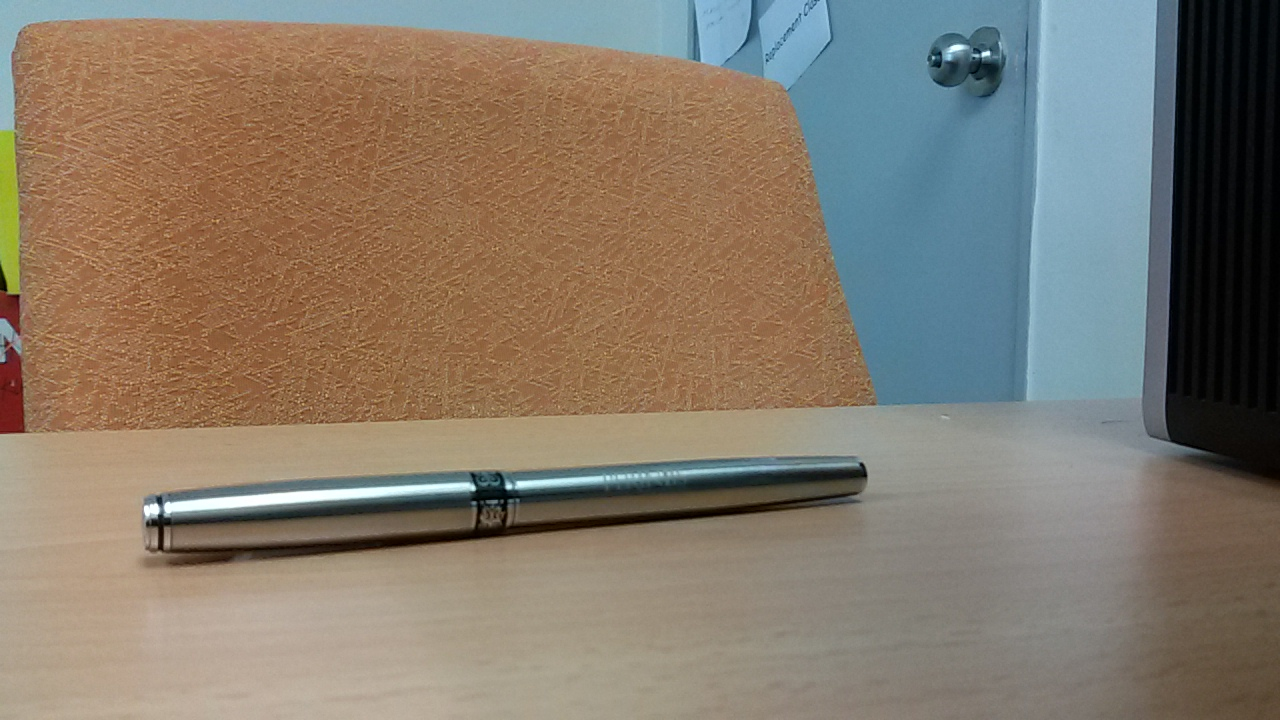
%> input picture Week 12/ada_pen.jpg, 1280 x 720 px
$ octave detect_change.m   (GNU Octave 9; MATLAB toolbox functions it lacks are replaced by stand-ins)
%> lines starting %> are read from the running program, lines starting %| are printed output that depends on the picture; in (x1, y1, x2, y2) boxes, pixels count from 0 and x2, y2 are one past the last pixel; in counts of white or black regions, pixels touching at a corner belong together; the program's own positions count from 1
clc, clear all, close all
% 1) Reading 2 images
a=imread('ada_pen.jpg'); % image captured at t1
%> a is the input picture: size 720x1280x3 uint8; mean R, G, B 133, 122.1, 107.9
b=imread('tak_ada_pen.jpg'); % image captured at t2
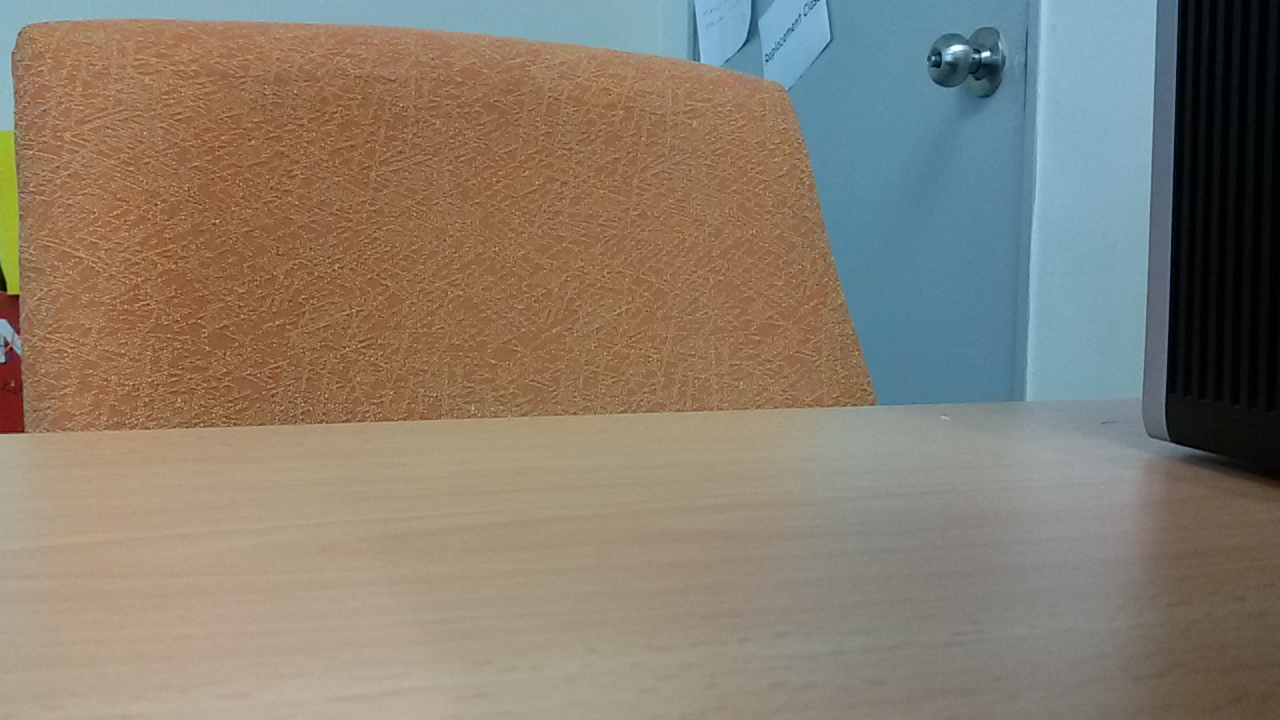
%> input picture Week 12/tak_ada_pen.jpg, 1280 x 720 px
%> b is the input picture: size 720x1280x3 uint8; mean R, G, B 135.3, 125.3, 110.6
% 2) Using red channel (can use green or blue channel too)
a=a(:,:,1);
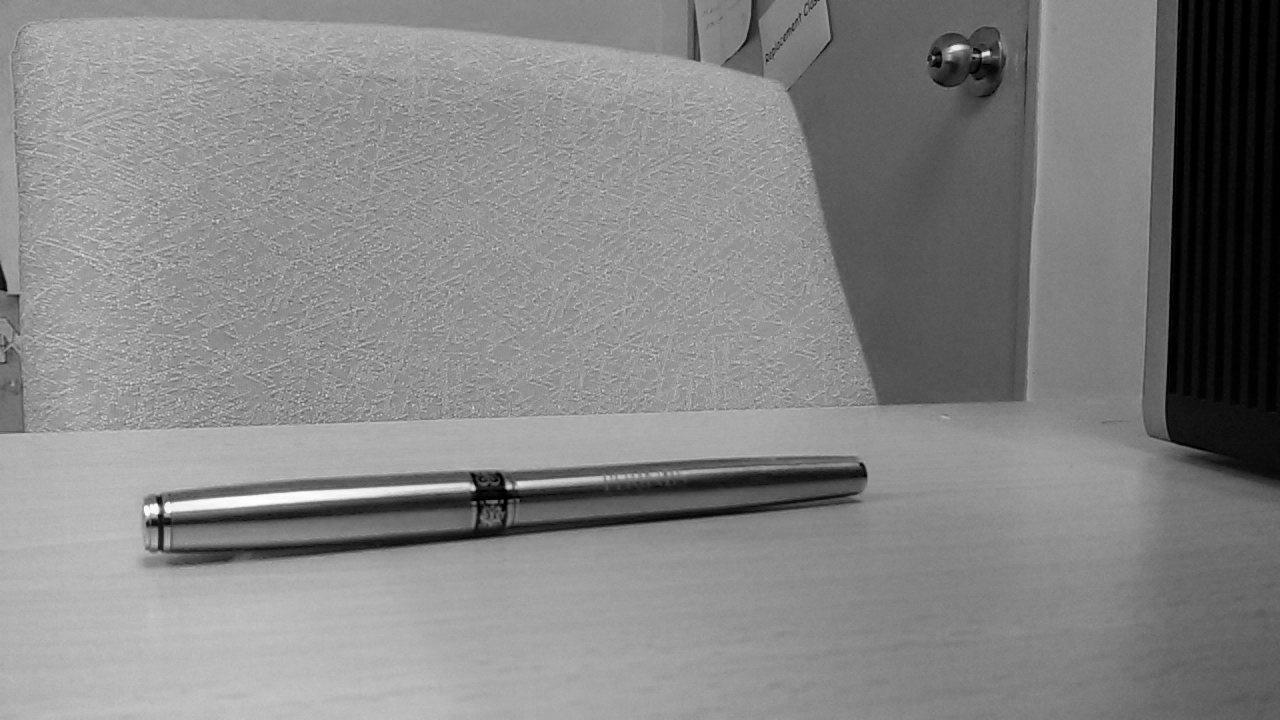
%> a: size 720x1280 uint8; min 0, max 255, mean 133
b=b(:,:,1);
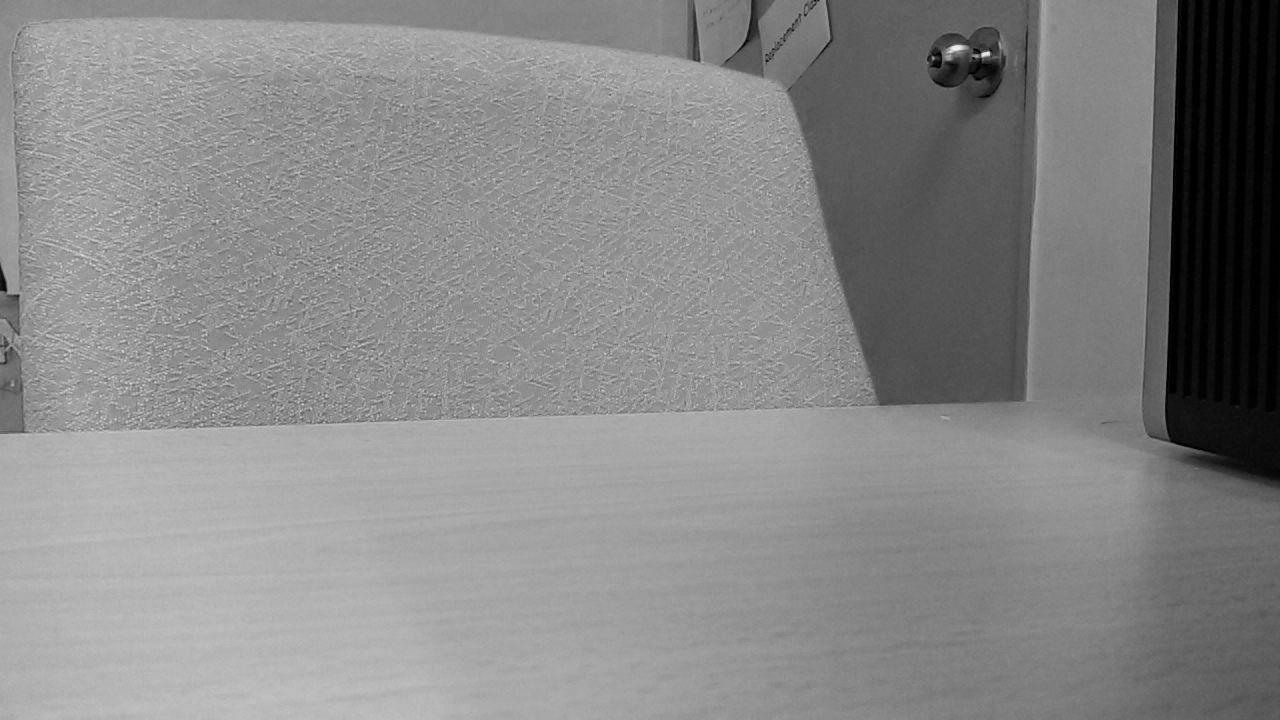
%> b: size 720x1280 uint8; min 0, max 240, mean 135.3
% 3) Image substraction F(t+1) - F(t)
d=abs(b-a);
% 4) Converting to binary image
binary_d =im2bw(d, graythresh(d));
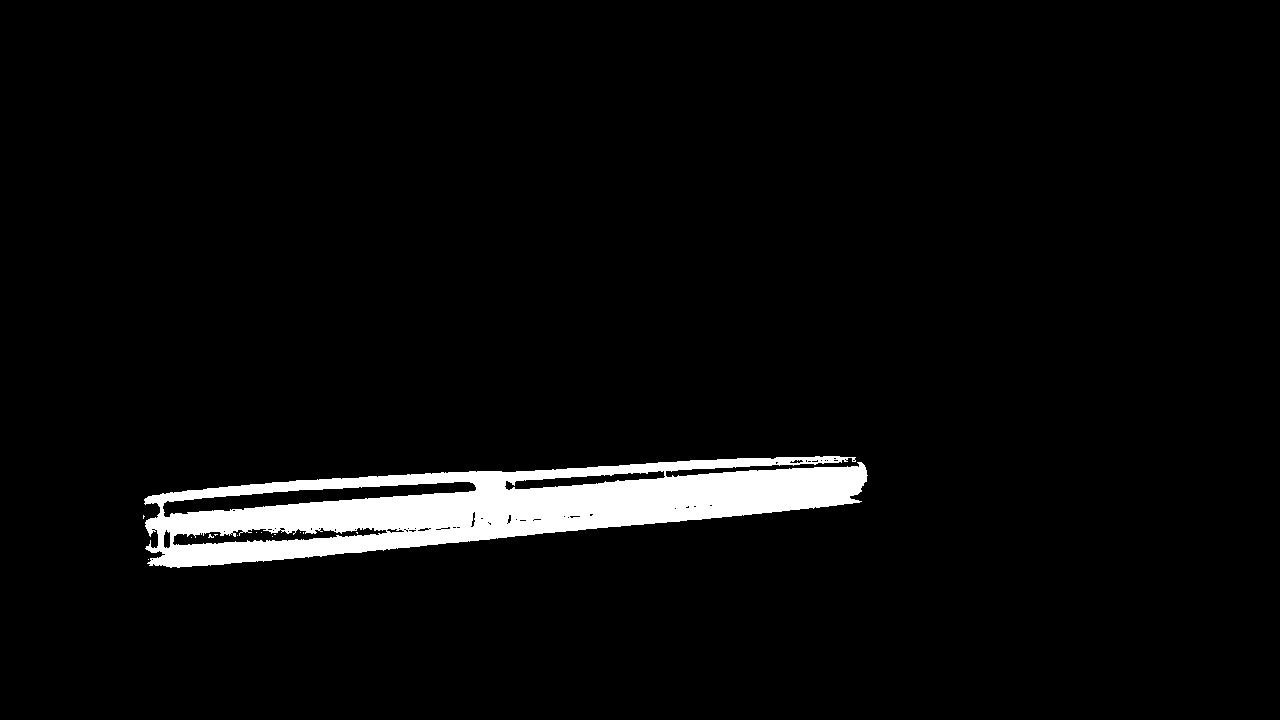
%> binary_d: size 720x1280 logical; 4.3% white; 14 white regions (13 under 20 px), largest, box (x1, y1, x2, y2) and area: (144, 456, 868, 568) 39296
% 5) Displaying input images and substracted image (binary)
figure
subplot(1,3,1), imshow(a), title('Time 1')
subplot(1,3,2), imshow(b), title('Time 2')
subplot(1,3,3), imshow(binary_d), title('After Image Subtraction')
% 6) Using image mean difference as indicator.
if abs(mean(b(:))- mean(a(:)))> 0.5 % if mean difference larger that
%this threshold, change detected
%> (the run ends here)
